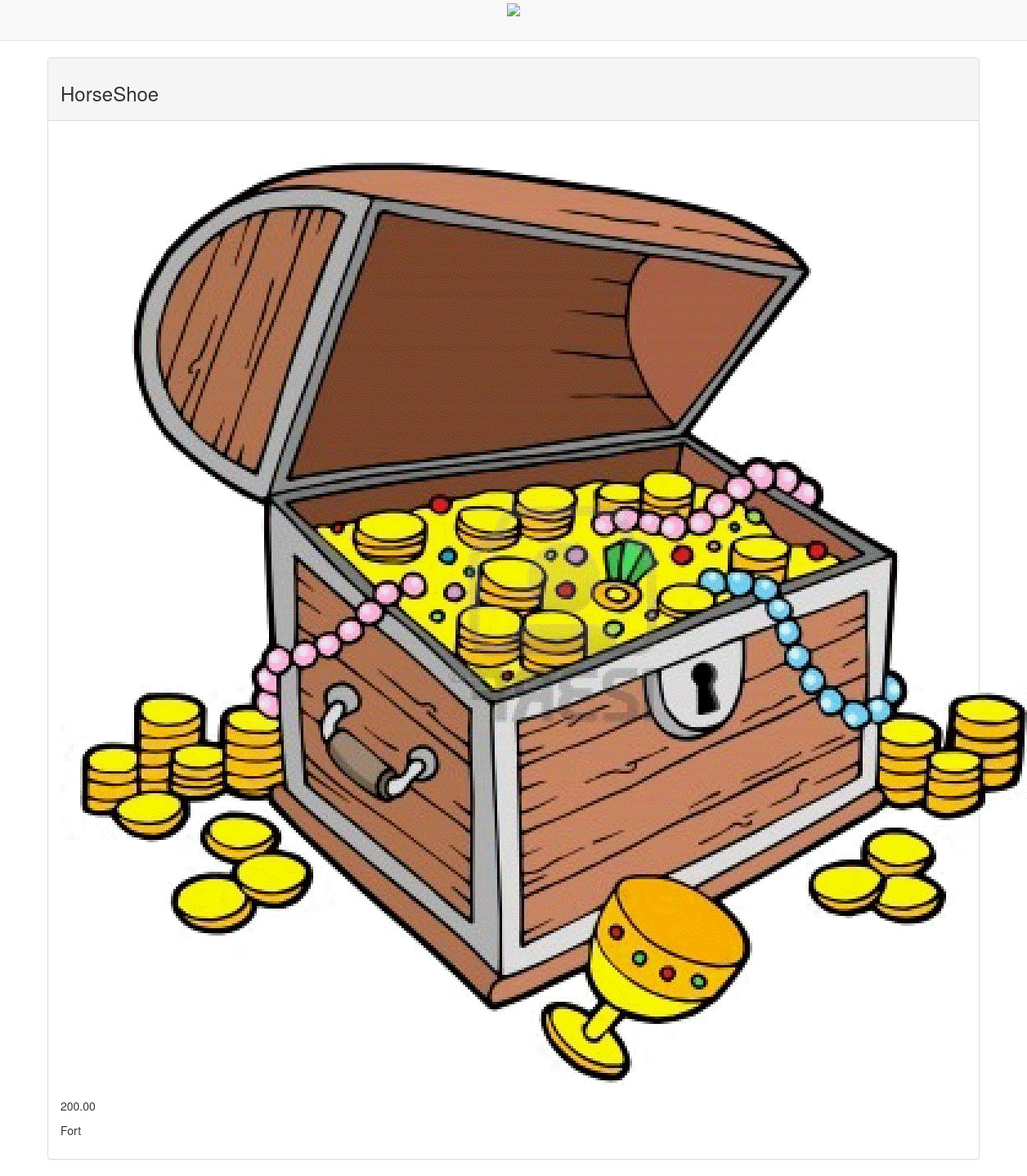
Page /4/ on the committed database.
### main_app/models.py (models this page shows, shortened)
class Treasure (models.Model):
	name = models.CharField(max_length=100)
	value = models.DecimalField(max_digits=10,decimal_places=2)
	material = models.CharField(max_length=100)
	location = models.CharField(max_length=100)
	image=models.ImageField(upload_to='treasure_images',default='media/default.png')

### main_app/views.py (the view)
# urls.py: url(r'^([0-9]+)/$',views.detail,name = 'detail'),
def detail (request,treasure_id):
	treasure = Treasure.objects.get(id = treasure_id)
	return render (request, 'detail.html', {'treasure':treasure})

### main_app/templates/detail.html
{% extends 'base.html'%}
{% load staticfiles %}
{% block content %}
	<div class='treasure panel panel-default'>
		<div class='panel-heading'>
			<h3 clss="panel-title">{{ treasure.name }}</h3>
		</div>
		<div class= 'panel-body'>
			<div class='treasure-photo-detail'>
				<img src="{{ treasure.image.url }}">
			</div>
	<p>{{ treasure.value }}</p>
	<p>{{ treasure.location }}</p>
		</div>
	</div>
{% endblock%}

### rows in the picture
Treasure: name "HorseShoe", image (picture), value "200.00", location "Fort"
